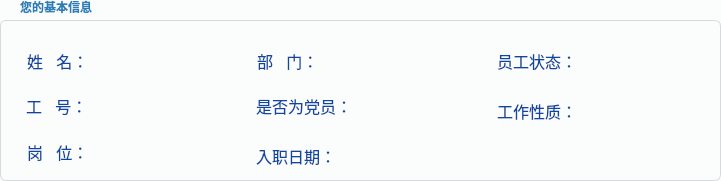
       <widget class="QGroupBox" name="groupBox">
        <property name="geometry">
         <rect>
          <x>20</x>
          <y>130</y>
          <width>721</width>
          <height>181</height>
         </rect>
        </property>
        <property name="styleSheet">
         <string notr="true">/* GroupBox Styling */
QGroupBox {
    background-color: #FBFCFC; /* Very light background for distinction */
    border: 1px solid #D5DBDB;
    border-radius: 6px;
    padding: 10px;
    margin-top: 20px; /* Space for the title */
    font-weight: bold;
}

QGroupBox::title {
    subcontrol-origin: margin;
    subcontrol-position: top left;
    padding: 0 8px 0 8px;
    margin-left: 10px;
    background-color: #FBFCFC; /* Match groupbox background */
    color: #2980B9; /* Professional blue for titles */
    font-size: 11pt;
}</string>
        </property>
        <property name="title">
         <string>您的基本信息</string>
        </property>
        <widget class="QLabel" name="labelIsPartyMember">
         <property name="geometry">
          <rect>
           <x>250</x>
           <y>80</y>
           <width>171</width>
           <height>51</height>
          </rect>
         </property>
         <property name="styleSheet">
          <string notr="true">QLabel {
    background-color: transparent; /* Keep background transparent */
    color: #0D47A1;              /* A distinct, professional, and consistent DEEP BLUE for ALL labels.
                                     This is clearly not black or dark gray.
                                     Alternatives:
                                     #1565C0 (Slightly brighter, still very blue)
                                     #2E7D32 (If you preferred a deep green)
                                     #5E35B1 (If you preferred a deep purple) */
    font-size: 12pt;                /* UNIFIED font size for ALL labels.
                                     This size is generally good for readability without being too large.
                                     Adjust to 10pt if 9pt feels slightly too small across the board. */
    font-weight: normal;           /* UNIFIED font weight for ALL labels.
                                     Avoids unintended emphasis. */
    padding: 2px;                  /* Minimal and UNIFIED padding for ALL labels. */
    /* Remove any previous margin or specific alignment settings to ensure uniformity */
    margin: 0px;
    qproperty-alignment: 'AlignVCenter | AlignLeft'; /* Default alignment, can be overridden by layout */
}
</string>
         </property>
         <property name="text">
          <string>是否为党员：</string>
         </property>
        </widget>
        <widget class="QLabel" name="labelDepartment">
         <property name="geometry">
          <rect>
           <x>251</x>
           <y>40</y>
           <width>151</width>
           <height>41</height>
          </rect>
         </property>
         <property name="styleSheet">
          <string notr="true">QLabel {
    background-color: transparent; /* Keep background transparent */
    color: #0D47A1;              /* A distinct, professional, and consistent DEEP BLUE for ALL labels.
                                     This is clearly not black or dark gray.
                                     Alternatives:
                                     #1565C0 (Slightly brighter, still very blue)
                                     #2E7D32 (If you preferred a deep green)
                                     #5E35B1 (If you preferred a deep purple) */
    font-size: 12pt;                /* UNIFIED font size for ALL labels.
                                     This size is generally good for readability without being too large.
                                     Adjust to 10pt if 9pt feels slightly too small across the board. */
    font-weight: normal;           /* UNIFIED font weight for ALL labels.
                                     Avoids unintended emphasis. */
    padding: 2px;                  /* Minimal and UNIFIED padding for ALL labels. */
    /* Remove any previous margin or specific alignment settings to ensure uniformity */
    margin: 0px;
    qproperty-alignment: 'AlignVCenter | AlignLeft'; /* Default alignment, can be overridden by layout */
}
</string>
         </property>
         <property name="text">
          <string>部   门：</string>
         </property>
        </widget>
        <widget class="QLabel" name="labelEmployeeStatus">
         <property name="geometry">
          <rect>
           <x>491</x>
           <y>40</y>
           <width>171</width>
           <height>41</height>
          </rect>
         </property>
         <property name="styleSheet">
          <string notr="true">QLabel {
    background-color: transparent; /* Keep background transparent */
    color: #0D47A1;              /* A distinct, professional, and consistent DEEP BLUE for ALL labels.
                                     This is clearly not black or dark gray.
                                     Alternatives:
                                     #1565C0 (Slightly brighter, still very blue)
                                     #2E7D32 (If you preferred a deep green)
                                     #5E35B1 (If you preferred a deep purple) */
    font-size: 12pt;                /* UNIFIED font size for ALL labels.
                                     This size is generally good for readability without being too large.
                                     Adjust to 10pt if 9pt feels slightly too small across the board. */
    font-weight: normal;           /* UNIFIED font weight for ALL labels.
                                     Avoids unintended emphasis. */
    padding: 2px;                  /* Minimal and UNIFIED padding for ALL labels. */
    /* Remove any previous margin or specific alignment settings to ensure uniformity */
    margin: 0px;
    qproperty-alignment: 'AlignVCenter | AlignLeft'; /* Default alignment, can be overridden by layout */
}
</string>
         </property>
         <property name="text">
          <string>员工状态：</string>
         </property>
        </widget>
        <widget class="QLabel" name="labelWorkNature">
         <property name="geometry">
          <rect>
           <x>491</x>
           <y>90</y>
           <width>171</width>
           <height>41</height>
          </rect>
         </property>
         <property name="styleSheet">
          <string notr="true">QLabel {
    background-color: transparent; /* Keep background transparent */
    color: #0D47A1;              /* A distinct, professional, and consistent DEEP BLUE for ALL labels.
                                     This is clearly not black or dark gray.
                                     Alternatives:
                                     #1565C0 (Slightly brighter, still very blue)
                                     #2E7D32 (If you preferred a deep green)
                                     #5E35B1 (If you preferred a deep purple) */
    font-size: 12pt;                /* UNIFIED font size for ALL labels.
                                     This size is generally good for readability without being too large.
                                     Adjust to 10pt if 9pt feels slightly too small across the board. */
    font-weight: normal;           /* UNIFIED font weight for ALL labels.
                                     Avoids unintended emphasis. */
    padding: 2px;                  /* Minimal and UNIFIED padding for ALL labels. */
    /* Remove any previous margin or specific alignment settings to ensure uniformity */
    margin: 0px;
    qproperty-alignment: 'AlignVCenter | AlignLeft'; /* Default alignment, can be overridden by layout */
}
</string>
         </property>
         <property name="text">
          <string>工作性质：</string>
         </property>
        </widget>
        <widget class="QLabel" name="labelJoinDate">
         <property name="geometry">
          <rect>
           <x>250</x>
           <y>130</y>
           <width>351</width>
           <height>51</height>
          </rect>
         </property>
         <property name="font">
          <font>
           <family>Segoe UI</family>
           <pointsize>12</pointsize>
           <bold>false</bold>
          </font>
         </property>
         <property name="styleSheet">
          <string notr="true">QLabel {
    background-color: transparent; /* Keep background transparent */
    color: #0D47A1;              /* A distinct, professional, and consistent DEEP BLUE for ALL labels.
                                     This is clearly not black or dark gray.
                                     Alternatives:
                                     #1565C0 (Slightly brighter, still very blue)
                                     #2E7D32 (If you preferred a deep green)
                                     #5E35B1 (If you preferred a deep purple) */
    font-size: 12pt;                /* UNIFIED font size for ALL labels.
                                     This size is generally good for readability without being too large.
                                     Adjust to 10pt if 9pt feels slightly too small across the board. */
    font-weight: normal;           /* UNIFIED font weight for ALL labels.
                                     Avoids unintended emphasis. */
    padding: 2px;                  /* Minimal and UNIFIED padding for ALL labels. */
    /* Remove any previous margin or specific alignment settings to ensure uniformity */
    margin: 0px;
    qproperty-alignment: 'AlignVCenter | AlignLeft'; /* Default alignment, can be overridden by layout */
}
</string>
         </property>
         <property name="text">
          <string>入职日期：</string>
         </property>
        </widget>
        <widget class="QLabel" name="labelName">
         <property name="geometry">
          <rect>
           <x>21</x>
           <y>40</y>
           <width>141</width>
           <height>41</height>
          </rect>
         </property>
         <property name="font">
          <font>
           <family>Segoe UI</family>
           <pointsize>12</pointsize>
           <bold>false</bold>
          </font>
         </property>
         <property name="styleSheet">
          <string notr="true">QLabel {
    background-color: transparent; /* Keep background transparent */
    color: #0D47A1;              /* A distinct, professional, and consistent DEEP BLUE for ALL labels.
                                     This is clearly not black or dark gray.
                                     Alternatives:
                                     #1565C0 (Slightly brighter, still very blue)
                                     #2E7D32 (If you preferred a deep green)
                                     #5E35B1 (If you preferred a deep purple) */
    font-size: 12pt;                /* UNIFIED font size for ALL labels.
                                     This size is generally good for readability without being too large.
                                     Adjust to 10pt if 9pt feels slightly too small across the board. */
    font-weight: normal;           /* UNIFIED font weight for ALL labels.
                                     Avoids unintended emphasis. */
    padding: 2px;                  /* Minimal and UNIFIED padding for ALL labels. */
    /* Remove any previous margin or specific alignment settings to ensure uniformity */
    margin: 0px;
    qproperty-alignment: 'AlignVCenter | AlignLeft'; /* Default alignment, can be overridden by layout */
}
</string>
         </property>
         <property name="frameShadow">
          <enum>QFrame::Shadow::Raised</enum>
         </property>
         <property name="text">
          <string>姓   名：</string>
         </property>
         <property name="textFormat">
          <enum>Qt::TextFormat::AutoText</enum>
         </property>
        </widget>
        <widget class="QLabel" name="labelEmployeeID">
         <property name="geometry">
          <rect>
           <x>20</x>
           <y>80</y>
           <width>161</width>
           <height>51</height>
          </rect>
         </property>
         <property name="styleSheet">
          <string notr="true">QLabel {
    background-color: transparent; /* Keep background transparent */
    color: #0D47A1;              /* A distinct, professional, and consistent DEEP BLUE for ALL labels.
                                     This is clearly not black or dark gray.
                                     Alternatives:
                                     #1565C0 (Slightly brighter, still very blue)
                                     #2E7D32 (If you preferred a deep green)
                                     #5E35B1 (If you preferred a deep purple) */
    font-size: 12pt;                /* UNIFIED font size for ALL labels.
                                     This size is generally good for readability without being too large.
                                     Adjust to 10pt if 9pt feels slightly too small across the board. */
    font-weight: normal;           /* UNIFIED font weight for ALL labels.
                                     Avoids unintended emphasis. */
    padding: 2px;                  /* Minimal and UNIFIED padding for ALL labels. */
    /* Remove any previous margin or specific alignment settings to ensure uniformity */
    margin: 0px;
    qproperty-alignment: 'AlignVCenter | AlignLeft'; /* Default alignment, can be overridden by layout */
}
</string>
         </property>
         <property name="text">
          <string>工   号：</string>
         </property>
        </widget>
        <widget class="QLabel" name="labelPosition">
         <property name="geometry">
          <rect>
           <x>21</x>
           <y>131</y>
           <width>151</width>
           <height>41</height>
          </rect>
         </property>
         <property name="styleSheet">
          <string notr="true">QLabel {
    background-color: transparent; /* Keep background transparent */
    color: #0D47A1;              /* A distinct, professional, and consistent DEEP BLUE for ALL labels.
                                     This is clearly not black or dark gray.
                                     Alternatives:
                                     #1565C0 (Slightly brighter, still very blue)
                                     #2E7D32 (If you preferred a deep green)
                                     #5E35B1 (If you preferred a deep purple) */
    font-size: 12pt;                /* UNIFIED font size for ALL labels.
                                     This size is generally good for readability without being too large.
                                     Adjust to 10pt if 9pt feels slightly too small across the board. */
    font-weight: normal;           /* UNIFIED font weight for ALL labels.
                                     Avoids unintended emphasis. */
    padding: 2px;                  /* Minimal and UNIFIED padding for ALL labels. */
    /* Remove any previous margin or specific alignment settings to ensure uniformity */
    margin: 0px;
    qproperty-alignment: 'AlignVCenter | AlignLeft'; /* Default alignment, can be overridden by layout */
}
</string>
         </property>
         <property name="text">
          <string>岗   位：</string>
         </property>
        </widget>
       </widget>
